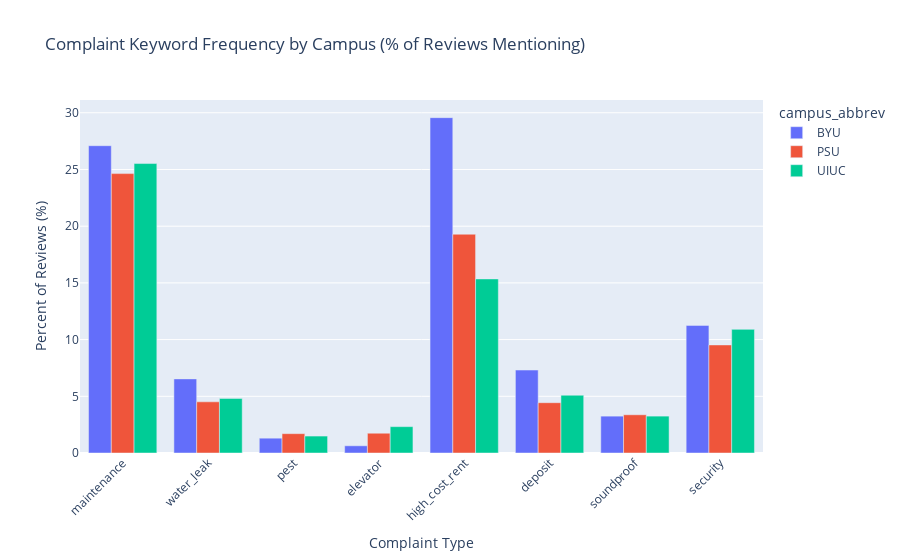

Notebook cell for this chart:
### Markdown cell above
---

## Question 1: Keywords Associated with Positive and Negative Sentiments by Campus

### Code cell
# Q1: Keyword frequency by campus
kw_cols = [c for c in df_master.columns if c.startswith('kw_')]
kw_freq = []
for kw_col in kw_cols:
    freq = df_master.groupby('campus_abbrev')[kw_col].mean().reset_index()
    freq['keyword'] = kw_col.replace('kw_', '')
    freq['percent'] = freq[kw_col] * 100
    kw_freq.append(freq[['campus_abbrev', 'keyword', 'percent']])

kw_freq_df = pd.concat(kw_freq, ignore_index=True)

# Visualize keyword frequency by campus
fig1 = px.bar(
    kw_freq_df,
    x='keyword', y='percent', color='campus_abbrev',
    barmode='group',
    title='Complaint Keyword Frequency by Campus (% of Reviews Mentioning)',
    labels={'percent': 'Percent of Reviews (%)', 'keyword': 'Complaint Type'}
)
fig1.update_xaxes(tickangle=-45)
fig1.show()

print("\nKeyword Mention Rates by Campus:")
display(kw_freq_df.pivot(index='keyword', columns='campus_abbrev', values='percent').round(1))

### Figure 1 — Plotly figure (JSON) as saved in the notebook; plotly's stock layout.template omitted (floating-point values rounded to 4 significant figures)
{"data": [{"alignmentgroup": "True", "hovertemplate": "campus_abbrev=BYU<br>Complaint Type=%{x}<br>Percent of Reviews (%)=%{y}<extra></extra>", "legendgroup": "BYU", "marker": {"color": "#636efa", "pattern": {"shape": ""}}, "name": "BYU", "offsetgroup": "BYU", "orientation": "v", "showlegend": true, "textposition": "auto", "type": "bar", "x": ["maintenance", "water_leak", "pest", "elevator", "high_cost_rent", "deposit", "soundproof", "security"], "xaxis": "x", "y": [27.1, 6.536, 1.307, 0.6359, 29.57, 7.313, 3.25, 11.25], "yaxis": "y"}, {"alignmentgroup": "True", "hovertemplate": "campus_abbrev=PSU<br>Complaint Type=%{x}<br>Percent of Reviews (%)=%{y}<extra></extra>", "legendgroup": "PSU", "marker": {"color": "#EF553B", "pattern": {"shape": ""}}, "name": "PSU", "offsetgroup": "PSU", "orientation": "v", "showlegend": true, "textposition": "auto", "type": "bar", "x": ["maintenance", "water_leak", "pest", "elevator", "high_cost_rent", "deposit", "soundproof", "security"], "xaxis": "x", "y": [24.64, 4.513, 1.704, 1.743, 19.29, 4.435, 3.37, 9.529], "yaxis": "y"}, {"alignmentgroup": "True", "hovertemplate": "campus_abbrev=UIUC<br>Complaint Type=%{x}<br>Percent of Reviews (%)=%{y}<extra></extra>", "legendgroup": "UIUC", "marker": {"color": "#00cc96", "pattern": {"shape": ""}}, "name": "UIUC", "offsetgroup": "UIUC", "orientation": "v", "showlegend": true, "textposition": "auto", "type": "bar", "x": ["maintenance", "water_leak", "pest", "elevator", "high_cost_rent", "deposit", "soundproof", "security"], "xaxis": "x", "y": [25.52, 4.812, 1.494, 2.323, 15.35, 5.095, 3.253, 10.9], "yaxis": "y"}], "layout": {"barmode": "group", "legend": {"title": {"text": "campus_abbrev"}, "tracegroupgap": 0}, "title": {"text": "Complaint Keyword Frequency by Campus (% of Reviews Mentioning)"}, "xaxis": {"anchor": "y", "domain": [0, 1], "tickangle": -45, "title": {"text": "Complaint Type"}}, "yaxis": {"anchor": "x", "domain": [0, 1], "title": {"text": "Percent of Reviews (%)"}}}}
